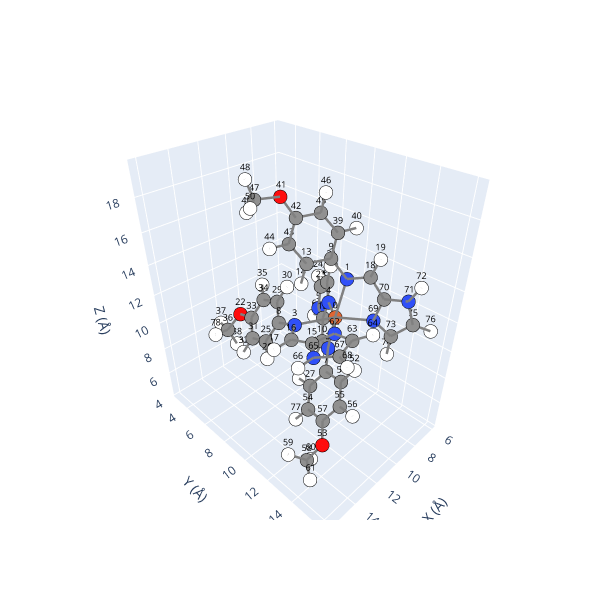

Notebook cell for this chart:
### Code cell
hs_min.molecules[0].view(show_indices=True)
